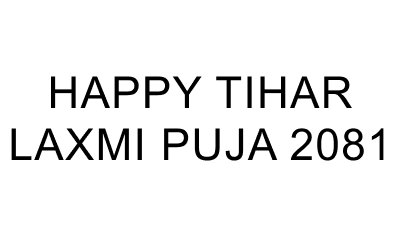
#> input picture 30Days Self Learning Challenge/Day29/th.png, 400 x 228 px
$ python laxmiPuja2081A.py
#> lines starting #> are read from the running program, lines starting #| are printed output that depends on the picture
import numpy as np
import matplotlib.pyplot as plt
from matplotlib.animation import FuncAnimation
from PIL import Image
import colorsys
import random
import math

# Load the image
image_path = 'th.png'  # Replace with your image path
image = Image.open(image_path)
#> image is the input picture: PIL image 400x228 RGBA; mean R, G, B, A 237.6, 237.6, 237.6, 255

# Convert image to grayscale
image = image.convert('L')  # Use 'L' for grayscale
#> image: PIL image 400x228 L

# Extract pixel values
pixel_values = np.array(image)

# Save the pixel values to a file
np.save('pixel_values.npy', pixel_values)

# Load the pixel values from the saved file
loaded_pixel_values = np.load('pixel_values.npy')

# Create an RGBA image based on the loaded pixel values
height, width = loaded_pixel_values.shape
glow_image = np.zeros((height, width, 4), dtype=np.uint8)  # 4 channels for RGBA

# Define characters for display
characters = "HAPPY TIHAR LAXMI PUJA 2081"

# Define the size of each character block
char_block_size = 2  # Adjust this value to increase/decrease character size

# Create a figure and axis for the animation
fig, ax = plt.subplots(figsize=(10, 5))
image_display = ax.imshow(glow_image, animated=True)
ax.axis('off')  # Turn off axis

# Function to generate a random bright color
def random_real_bright_color():
    hue = random.uniform(0, 1)
    saturation = random.uniform(0.7, 1)
    lightness = random.uniform(0.5, 0.8)
    rgb = colorsys.hls_to_rgb(hue, lightness, saturation)
    return [int(255 * c) for c in rgb] + [255]  # Full opacity

# Function to generate a random dim color
def random_real_dim_color():
    hue = random.uniform(0, 1)
    saturation = random.uniform(0.2, 0.5)
    lightness = random.uniform(0.1, 0.3)
    rgb = colorsys.hls_to_rgb(hue, lightness, saturation)
    return [int(255 * c) for c in rgb] + [255]  # Full opacity

# Pre-generate unique color pairs for each character
character_color_map = {char: (random_real_bright_color(), random_real_dim_color()) for char in set(characters)}

# Generate background data points with unique color pairs
num_background_points = 100  # Number of background points
point_radius = 2  # Radius of each background point
background_points = []
for _ in range(num_background_points):
    x = random.randint(point_radius, width - point_radius)
    y = random.randint(point_radius, height - point_radius)
    on_color = random_real_bright_color()
    off_color = random_real_dim_color()
    background_points.append((x, y, on_color, off_color))

# Animation parameters
frame_offset = 0  # To control the movement direction
scroll_speed = 1  # Speed of scrolling

# Function to draw a circle on the glow image
def draw_circle(image, center, radius, color):
    y, x = np.ogrid[-radius:radius+1, -radius:radius+1]
    mask = x**2 + y**2 <= radius**2
    cx, cy = center
    for dy in range(-radius, radius + 1):
        for dx in range(-radius, radius + 1):
            if mask[dy + radius, dx + radius]:
                if 0 <= cy + dy < image.shape[0] and 0 <= cx + dx < image.shape[1]:
                    image[cy + dy, cx + dx] = color

# Animation update function with pre-generated color combinations
def update(frame):
#> called with frame = 0
    global frame_offset
    # Clear glow image for each frame
    glow_image[:, :] = 0  # Reset to transparent

    # Update the frame offset for scrolling effect
    frame_offset += scroll_speed
    frame_offset %= len(characters)

    # Update the characters in the main image
    for i in range(height):
        for j in range(width):
            if loaded_pixel_values[i, j] < 128:  # Assuming dark pixels are letter pixels
                char_index = (j // char_block_size + frame_offset) % len(characters)
                char = characters[char_index]
                on_color, off_color = character_color_map[char]

                intensity = (math.sin(frame * 0.1 + char_index) + 1) / 2
                current_color = [int(on_color[k] * intensity + off_color[k] * (1 - intensity)) for k in range(4)]

                for k in range(char_block_size):
                    for l in range(char_block_size):
                        if i + k < height and j + l < width:
                            glow_image[i + k, j + l] = current_color

    # Update the background data points with pulsing effect
    for (x, y, on_color, off_color) in background_points:
        # Calculate the pulsing intensity for each point independently
        intensity = (math.sin(frame * 0.1 + x + y) + 1) / 2
        current_color = [int(on_color[k] * intensity + off_color[k] * (1 - intensity)) for k in range(4)]

        # Draw the background point as a circle
        draw_circle(glow_image, (x, y), point_radius, current_color)

    # Update the display image
    image_display.set_array(glow_image)

    return image_display,

# Create an animation with a faster interval
ani = FuncAnimation(fig, update, frames=100, interval=1, blit=True)  # Decreased interval for faster animation

# Show the animation
plt.show()
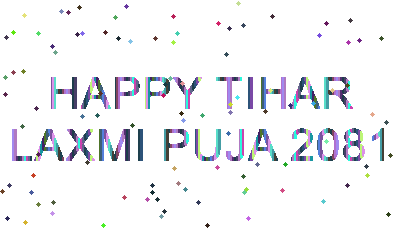
#> shown: shape (228, 400, 4); mean R, G, B, A 10.7, 11.5, 14.5, 25.3; transparent parts drawn white

$ run again, with 30Days Self Learning Challenge/Day29/HT.png copied over 30Days Self Learning Challenge/Day29/th.png
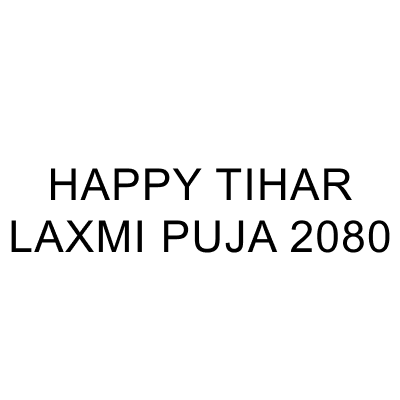
#> input picture 30Days Self Learning Challenge/Day29/HT.png, 400 x 400 px
#> image is the input picture: PIL image 400x400 RGBA; mean R, G, B, A 244.9, 244.9, 244.9, 255
#> image: PIL image 400x400 L
#> `plt.show()`:
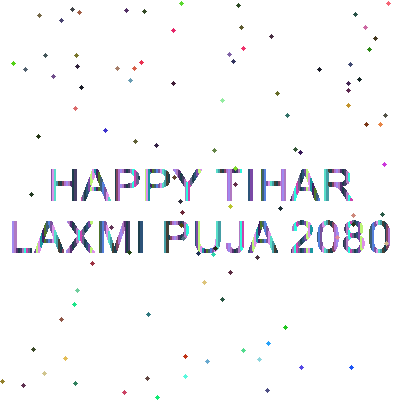
#> shown: shape (400, 400, 4); mean R, G, B, A 6.2, 6.7, 8.4, 14.8; transparent parts drawn white
